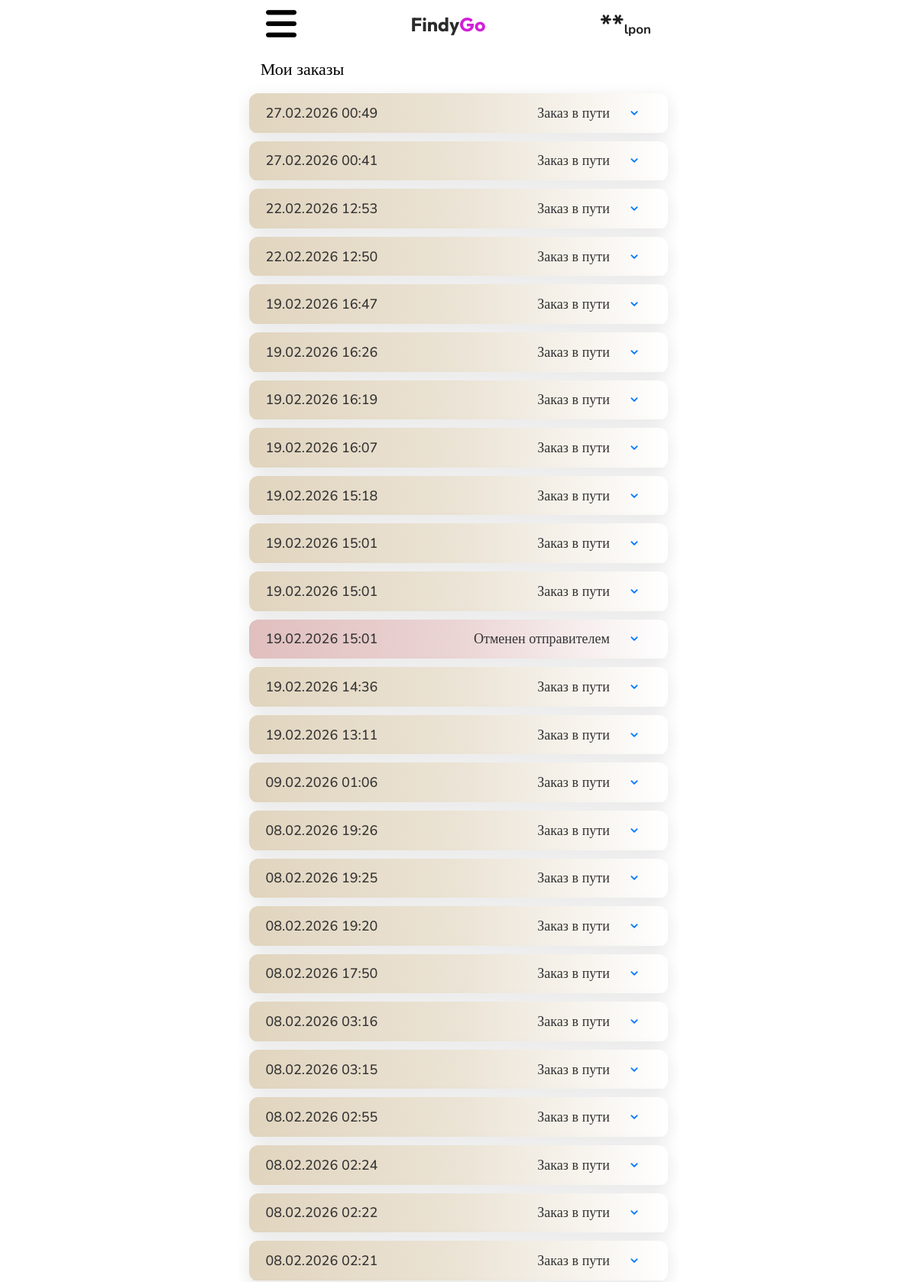
/my-orders/ (signed in, upper part), run on the app's committed database.
### basis/models.py (models this page shows, shortened)
class Order(models.Model):
    ORDER_STATUS_CHOICES = [
        ('in_progress', 'В процессе'),
        ('accept', 'Принято'),
        ('completed', 'Успешно'),
        ('cancelled', 'Отменен'),
    ]
    ORDER_PAYMENT_STATUS = [
        ('Online', 'Онлайн'),
        ('Offline', 'Наличными'),
    ]
    ORDER_DELIVERY_STATUS = [
        ('Delivery', 'Доставка курьером'),
        ('Pickup', 'Самовывоз'),
    ]
    COURIER_STATUS = [
        ('expectation', 'Ожидание'),
        ('called', 'Вызываем курьера'),
        ('pick_up', 'Забирает заказ'),
        ('on_the_way', 'В пути'),
        ('delivered', 'Доставлено'),
        ('canceled', 'Отменено'),
    ]
    DELIVERY_RESULT_CHOICES = [
        ('none', 'Не выбран'),
        ('success', 'Завершен успешно'),
        ('failed', 'Заказ не приехал'),
    ]
    user = models.ForeignKey(settings.AUTH_USER_MODEL, on_delete=models.CASCADE)
    delivery_result = models.CharField(max_length=20, choices=DELIVERY_RESULT_CHOICES, default='none')
    courier_first_name = models.CharField(max_length=15, blank=True)
    courier_last_name = models.CharField(max_length=15, blank=True)
    courier_tel_number = models.CharField(max_length=15, blank=True)
    courier_car = models.CharField(max_length=40, blank=True)
    courier_car_number = models.CharField(max_length=15, blank=True)
    courier_status = models.CharField(max_length=30, choices=COURIER_STATUS, default='expectation')
    order_number = models.CharField(max_length=255, unique=True)
    total_amount = models.DecimalField(max_digits=10, decimal_places=2)
    order_user_name = models.CharField(max_length=100)
    user_name = models.CharField(max_length=255)
    created_at = models.DateTimeField(default=timezone.now)
    order_details = models.TextField()
    status = models.CharField(max_length=20, choices=ORDER_STATUS_CHOICES, default='in_progress')
    order_tel_number = models.CharField(max_length=14)
    order_adsress = models.CharField(max_length=100)
    order_bank_check = models.ImageField(upload_to=order_bank_check_path, blank=True, null=True)
    order_payment_status = models.CharField(max_length=100)
    order_delivery_status = models.CharField(max_length=100)
    order_city = models.CharField(max_length=14, blank=True)

### my_orders/views.py (the view)
# urls.py: path('my-orders/', my_orders, name='my_orders'),
def my_orders(request):
    phone = request.GET.get('phone') or request.user.user_phone_number  # ищем по телефону
    orders = Order.objects.filter(order_tel_number=phone).order_by('-created_at')
    return render(request, 'my_orders/my_orders.html', {'orders': orders})

### templates/my_orders/my_orders.html (shortened to what this page needs)
{% extends 'basis/basis.html' %}
{% load humanize %}
{% block linkcss %}
<link rel="stylesheet" href="/static/css/my_orders.css">
{% endblock %}
{% block main %}
<h2 class="order-title">Мои заказы</h2>
<div class="orders-page">
    {% if orders %}
    {% for order in orders %}
    <div class="order_accordion">
        <div class="order_accordion-item {% if order.delivery_result == 'success' %}order-success{% elif order.delivery_result == 'failed' %}order-failed{% else %}{% if order.status == 'in_progress' %}order-progress{% elif order.status == 'completed' %}order-onway{% elif order.status == 'cancelled' %}order-cancelled{% endif %}{% endif %}" data-order-id="{{ order.id }}">
            <label class="order_accordion-header" for="order{{ forloop.counter }}">
                <h3 class="order_accordion_date">{{ order.created_at|date:"d.m.Y H:i" }}</h3>
                <h3 class="order_accordion_title">
                    {% if order.delivery_result == "success" %}
                    Завершен
                    {% elif order.delivery_result == "failed" %}
                    Заказ не приехал
                    {% else %}
                    {% if order.status == "in_progress" %}
                    В обработке
                    {% elif order.status == "completed" %}
                    Заказ в пути
                    {% elif order.status == "cancelled" %}
                    Отменен отправителем
                    {% endif %}
                    {% endif %}
                </h3>
                <svg class="arrow" viewBox="0 0 24 24">
                    <path d="M8 10l4 4 4-4" stroke="currentColor" stroke-width="2" fill="none" stroke-linecap="round"
                        stroke-linejoin="round" />
                </svg>
            </label>
        </div>
    </div>
    {% endfor %}
    {% else %}
    <p>У вас пока нет заказов.</p>
    {% endif %}
</div>
{% endblock %}

### static/css/basis.css (style rules this page uses)
* { padding: 0; margin: 0; border: 0; -webkit-user-select: none; -moz-user-select: none; user-select: none; }
*, *:before, *:after { box-sizing: border-box; }
html, body { background: rgb(255, 255, 255); height: 100%; width: 100%; font-size: 100%; line-height: 1; font-size: 14px; -ms-text-size-adjust: 100%; -moz-text-size-adjust: 100%; -webkit-text-size-adjust: 100%; }
h1, h2, h3, h4, h5, h6 { font-size: inherit; font-weight: 400; }

### static/css/my_orders.css (style rules this page uses)
.order-title { font-family: "Nunito"; font-size: clamp(12px, 4.8vw, 22px); margin: 15px 0px 15px 5%; }
.orders-page { width: 100%; display: flex; flex-direction: column; gap: 10px; }
.orders-page .order_accordion { width: 95%; margin: 0 auto; border-radius: 12px; overflow: hidden; background: #fff; box-shadow: 0 6px 25px rgba(0, 0, 0, 0.1); }
.orders-page .order_accordion * { -webkit-tap-highlight-color: transparent; outline: none; }
.orders-page .order_accordion .order-failed, .orders-page .order_accordion .order-cancelled { background: linear-gradient(90deg, rgba(155, 42, 42, 0.3) 0%, rgba(155, 42, 42, 0.2) 50%, rgba(155, 42, 42, 0) 100%); }
.orders-page .order_accordion .order-onway { background: linear-gradient(90deg, rgba(155, 115, 42, 0.3) 0%, rgba(155, 115, 42, 0.2) 50%, rgba(155, 115, 42, 0) 100%); }
.orders-page .order_accordion .order_accordion-item { border-bottom: 1px solid #eee; position: relative; width: 100%; }
.orders-page .order_accordion .order_accordion-item .order_accordion-header { display: flex; justify-content: space-between; width: 90%; align-items: center; padding: 1.2em 1.5em 1.2em 1.5em; cursor: pointer; transition: background 0.3s ease; -webkit-user-select: none; -moz-user-select: none; user-select: none; position: relative; }
.orders-page .order_accordion .order_accordion-item .order_accordion-header h3 { font-family: "Nunito"; font-size: clamp(10px, 3.4vw, 18px); font-weight: 600; text-align: left; color: #333; font-weight: 500; }
.orders-page .order_accordion .order_accordion-item .order_accordion-header .arrow { position: absolute; left: 100%; width: 22px; height: 22px; color: #007aff; transition: transform 0.3s ease; }

### data on the page
Order: created_at "27.02.2026 00:49", delivery_result "Заказ в пути"
Order: created_at "27.02.2026 00:41", delivery_result "Заказ в пути"
Order: created_at "22.02.2026 12:53", delivery_result "Заказ в пути"
Order: created_at "22.02.2026 12:50", delivery_result "Заказ в пути"
Order: created_at "19.02.2026 16:47", delivery_result "Заказ в пути"
Order: created_at "19.02.2026 16:26", delivery_result "Заказ в пути"
Order: created_at "19.02.2026 16:19", delivery_result "Заказ в пути"
Order: created_at "19.02.2026 16:07", delivery_result "Заказ в пути"
Order: created_at "19.02.2026 15:18", delivery_result "Заказ в пути"
Order: created_at "19.02.2026 15:01", delivery_result "Заказ в пути"
Order: created_at "19.02.2026 15:01", delivery_result "Заказ в пути"
Order: created_at "19.02.2026 15:01", delivery_result "Отменен отправителем"
Order: created_at "19.02.2026 14:36", delivery_result "Заказ в пути"
Order: created_at "19.02.2026 13:11", delivery_result "Заказ в пути"
Order: created_at "09.02.2026 01:06", delivery_result "Заказ в пути"
Order: created_at "08.02.2026 19:26", delivery_result "Заказ в пути"
Order: created_at "08.02.2026 19:25", delivery_result "Заказ в пути"
Order: created_at "08.02.2026 19:20", delivery_result "Заказ в пути"
Order: created_at "08.02.2026 17:50", delivery_result "Заказ в пути"
Order: created_at "08.02.2026 03:16", delivery_result "Заказ в пути"
Order: created_at "08.02.2026 03:15", delivery_result "Заказ в пути"
Order: created_at "08.02.2026 02:55", delivery_result "Заказ в пути"
Order: created_at "08.02.2026 02:24", delivery_result "Заказ в пути"
Order: created_at "08.02.2026 02:22", delivery_result "Заказ в пути"
Order: created_at "08.02.2026 02:21", delivery_result "Заказ в пути"
